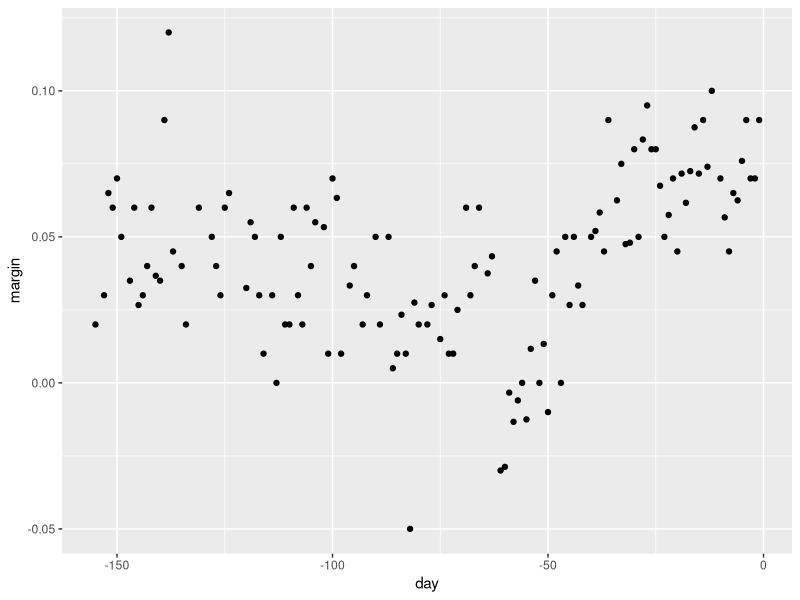
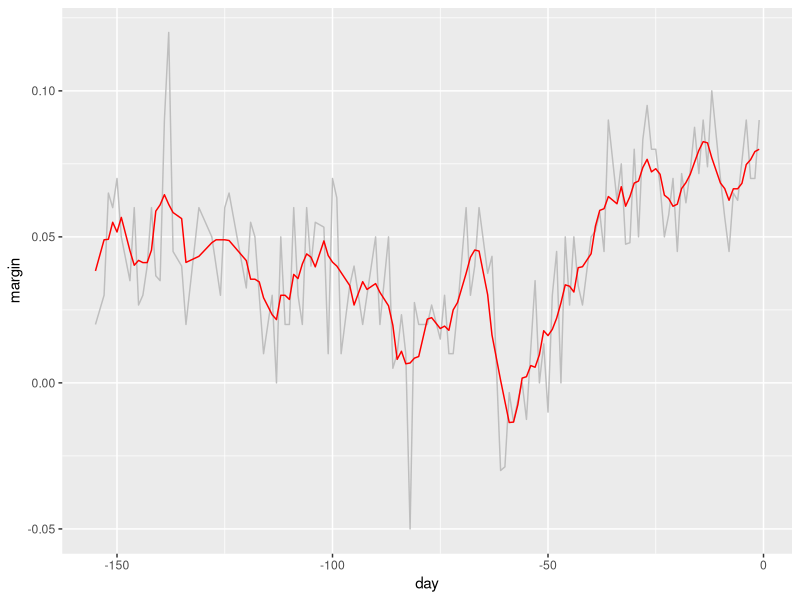
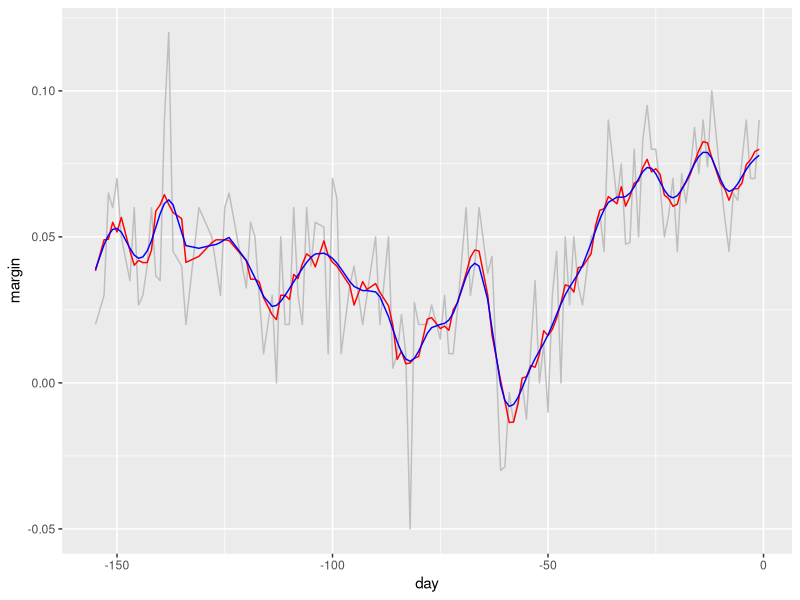
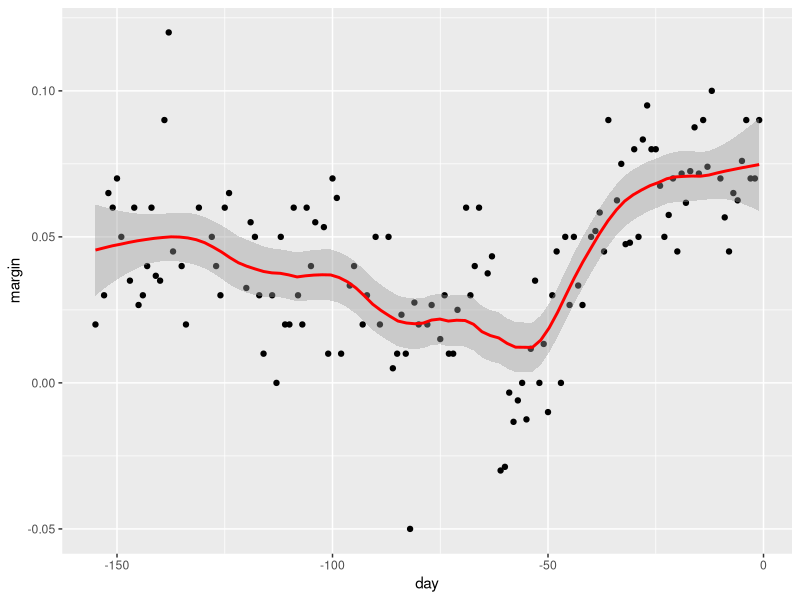
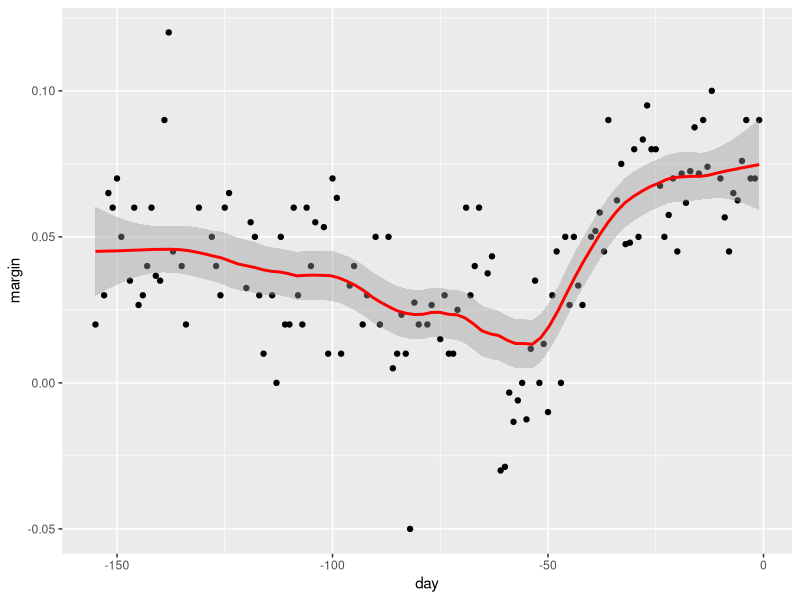

Write the R code that produced these figures, in order.
## ---- chunk 1
library(tidyverse)
library(dslabs)
library(ggplot2)
data("polls_2008")
qplot(day, margin, data = polls_2008)
## ---- chunk 2
span <- 7
fit <- with(polls_2008, ksmooth(day, margin, x.points = day, kernel = 'box', bandwidth = span))
polls_2008 %>% mutate(smooth=fit$y) %>%
        ggplot(aes(day, margin)) +
        geom_line(color='grey') +
        geom_line(aes(day, smooth), color='red')
## ---- chunk 3
span <- 7
fit_gaussian <- with(polls_2008, ksmooth(day, margin,  x.points = day, kernel="normal", bandwidth = span))
polls_2008 %>% mutate(smooth = fit$y, smooth_gaussian = fit_gaussian$y) %>%
  ggplot(aes(day, margin)) +
  geom_line(color = "grey") +
  geom_line(aes(day, smooth), color="red")+
  geom_line(aes(day, smooth_gaussian), color="blue")
## ---- chunk 4
polls_2008 %>% ggplot(aes(day, margin)) +
  geom_point() +
  geom_smooth(color="red", span = 0.25, method = "loess", method.args = list(degree=1))
## ---- chunk 5
polls_2008 %>% ggplot(aes(day, margin)) +
  geom_point() +
  geom_smooth(color="red", span = 0.25, method = "loess", method.args = list(degree=1, family='symmetric'))
